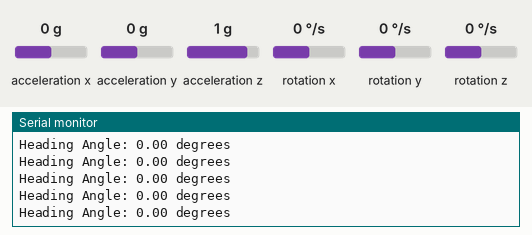
Recording of a sketch running on a simulated Arduino Uno, built with avr-gcc and run on an emulated ATmega328P. Shown: the last lines printed to the serial monitor. Inputs (shaded band) come from the test bench; at power-on: acceleration y 0 g, acceleration z 1 g, rotation x 0 °/s, acceleration x 0 g, rotation y 0 °/s, rotation z 0 °/s.

Above: at 4.1 s.
4.2 s: acceleration y set to -1.4 g
At 4.24 s:
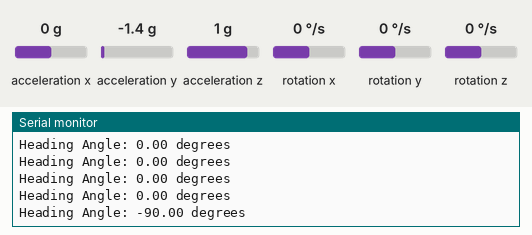
5.7 s: acceleration z set to -1.4 g
At 5.7 s:
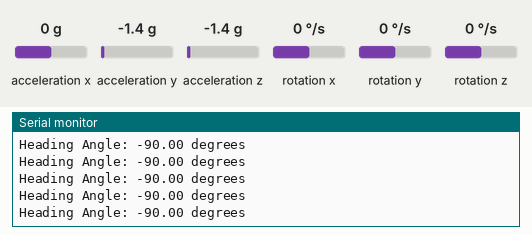
7.2 s: rotation x set to -192 °/s
At 7.27 s:
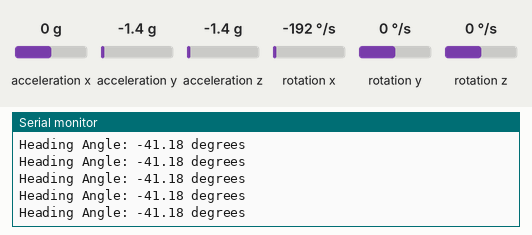
8.7 s: acceleration z set to -0.8 g
At 8.74 s:
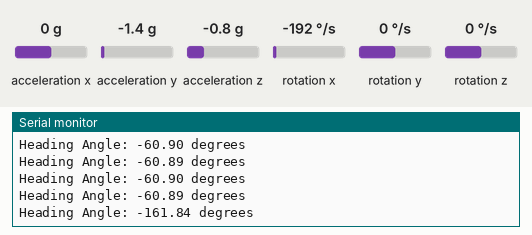
Timing chart, 0 to 11.7 s (numbered marks = the images above; inputs shaded):
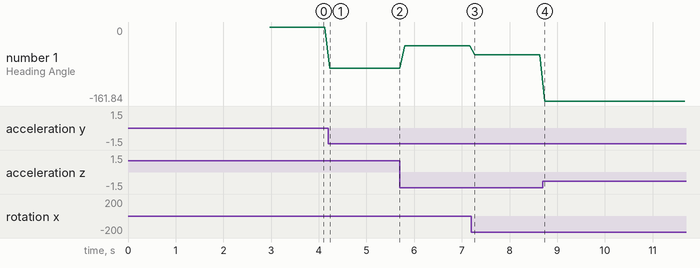

The sketch:

heading_angle_using_mpu6050.ino
```cpp
#include <Wire.h>
#include <MPU6050.h>

MPU6050 mpu;

// MPU6050 calibration offsets
int16_t ax_offset = 0;
int16_t ay_offset = 0;
int16_t az_offset = 0;
int16_t gx_offset = 0;
int16_t gy_offset = 0;
int16_t gz_offset = 0;

// Constants for converting raw accelerometer values to degrees
const float AccelScaleFactor = 16384.0;
const float GyroScaleFactor = 131.0;

unsigned long prevT = 0; // Declaration added here

void setup() {
  Wire.begin();
  Serial.begin(9600);

  mpu.initialize();

  // Calibrate MPU6050
  calibrateMPU6050();
}

void loop() {
  int16_t ax, ay, az, gx, gy, gz;  // Declarations added here

  // Read accelerometer and gyroscope data
  mpu.getMotion6(&ax, &ay, &az, &gx, &gy, &gz);

  // Apply calibration offsets
  ax -= ax_offset;
  ay -= ay_offset;
  az -= az_offset;
  gx -= gx_offset;
  gy -= gy_offset;
  gz -= gz_offset;

  // Convert raw accelerometer values to degrees
  float AccXangle = atan2(ay, az) * (180.0 / PI);
  float AccYangle = atan2(ax, az) * (180.0 / PI);

  // Convert raw gyroscope values to degrees per second
  float GyroXrate = gx / GyroScaleFactor;
  float GyroYrate = gy / GyroScaleFactor;
  float GyroZrate = gz / GyroScaleFactor;

  // Calculate the elapsed time since the last loop iteration
  unsigned long t = micros();
  float dt = (t - prevT) / 1000000.0; // Convert microseconds to seconds
  prevT = t;

  // Calculate the change in angles using the gyroscope values
  float GyroXangle = GyroXrate * dt;
  float GyroYangle = GyroYrate * dt;
  float GyroZangle = GyroZrate * dt;

  // Calculate the complementary filter angles
  float CFangleX = 0.98 * (GyroXangle + AccXangle) + 0.02 * AccXangle;
  float CFangleY = 0.98 * (GyroYangle + AccYangle) + 0.02 * AccYangle;

  // Print the heading angle
  Serial.print("Heading Angle: ");
  Serial.print(CFangleX);
  Serial.println(" degrees");

  delay(100);
}

void calibrateMPU6050() {
  int32_t ax_sum = 0;
  int32_t ay_sum = 0;
  int32_t az_sum = 0;
  int32_t gx_sum = 0;
  int32_t gy_sum = 0;
  int32_t gz_sum = 0;
  const uint16_t numSamples = 500;

  for (uint16_t i = 0; i < numSamples; i++) {
    int16_t ax, ay, az, gx, gy, gz;  // Declarations added here
    mpu.getMotion6(&ax, &ay, &az, &gx, &gy, &gz);
    ax_sum += ax;
    ay_sum += ay;
    az_sum += az;
    gx_sum += gx;
    gy_sum += gy;
    gz_sum += gz;
    delay(2); // Small delay between readings
  }

  ax_offset = ax_sum / numSamples;
  ay_offset = ay_sum / numSamples;
  az_offset = az_sum / numSamples;
  gx_offset = gx_sum / numSamples;
  gy_offset = gy_sum / numSamples;
  gz_offset = gz_sum / numSamples;
}
```

Measured:
- after the input at 4.2 s, the serial monitor: prints a new line at once (image 1)
- after the input at 8.7 s, the serial monitor: prints a new line at once (image 4)
- plotted number 1: 0 → -90 after the input at 4.2 s, -90 → -41.18 after the input at 5.7 s, -41.18 → -60.89 after the input at 7.2 s, -60.89 → -161.84 after the input at 8.7 s
